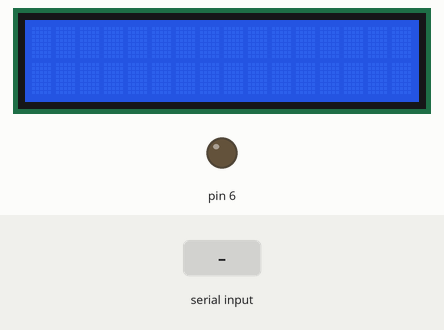
Simulated run of this sketch. Board: Arduino Uno, built with avr-gcc and run on an emulated ATmega328P. Parts: 16×2 character LCD, output pins drawn as LEDs (lit = HIGH). Inputs (shaded band) come from the test bench.

Above: at 1.2 s.
1.3 s: "1" received over Serial
At 1.7 s:
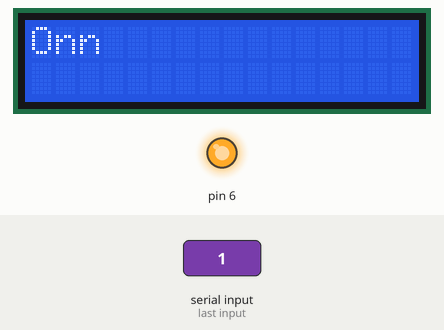
2.8 s: "0" received over Serial
At 4.0 s:
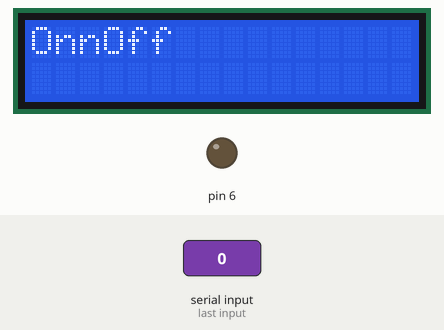
4.3 s: "0" received over Serial
At 5.2 s:
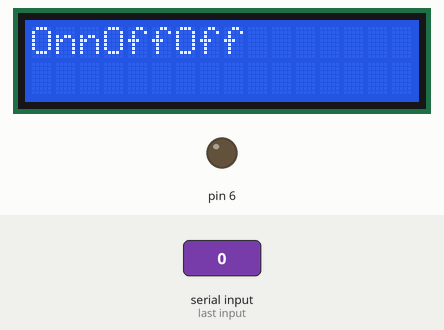
5.8 s: "0" received over Serial
At 6.4 s:
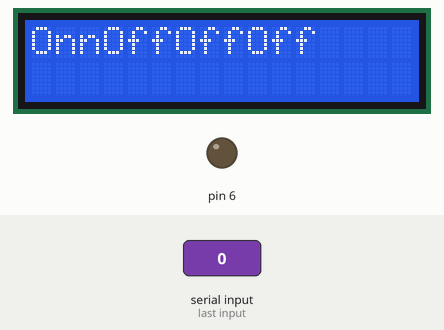
7.3 s: "0" received over Serial
At 8.7 s:
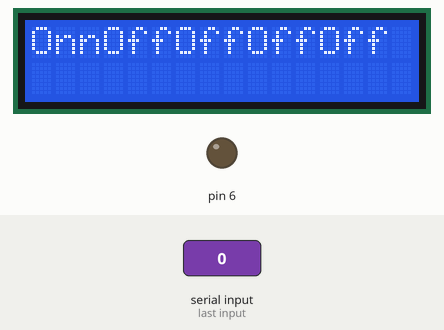
Timing chart, 0 to 9.8 s (numbered marks = the images above; inputs shaded):
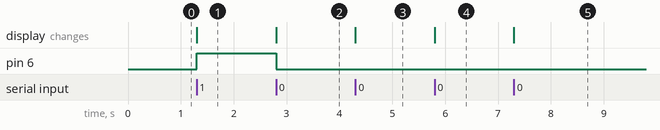

Measured:
- after the input at 1.3 s, pin 6: LOW → HIGH at once; the display: changes at once (image 1)
- after the input at 2.8 s, pin 6: HIGH → LOW at once; the display: changes at once (image 2)
- after the input at 4.3 s, the display: changes at once (image 3)
- after the input at 5.8 s, the display: changes at once (image 4)
- after the input at 7.3 s, the display: changes at once (image 5)

The sketch:

Serial_2.ino
```cpp
#include<LiquidCrystal.h>
LiquidCrystal lcd(13,12,11,10,9,8,7);
void setup() {
  pinMode(6,OUTPUT);
  lcd.begin(16,2);
  Serial.begin(9600);
}
void loop() {
  char r;
  if(Serial.available()>0)
  {
     r=Serial.read();
     if(r=='1')
     {
      digitalWrite(6,1);
      lcd.setCursor(0,0);
      lcd.print("Onn");
     }
     if(r=='0')
     {
      digitalWrite(6,0);
      lcd.print("Off");
     }
  }
}
```
